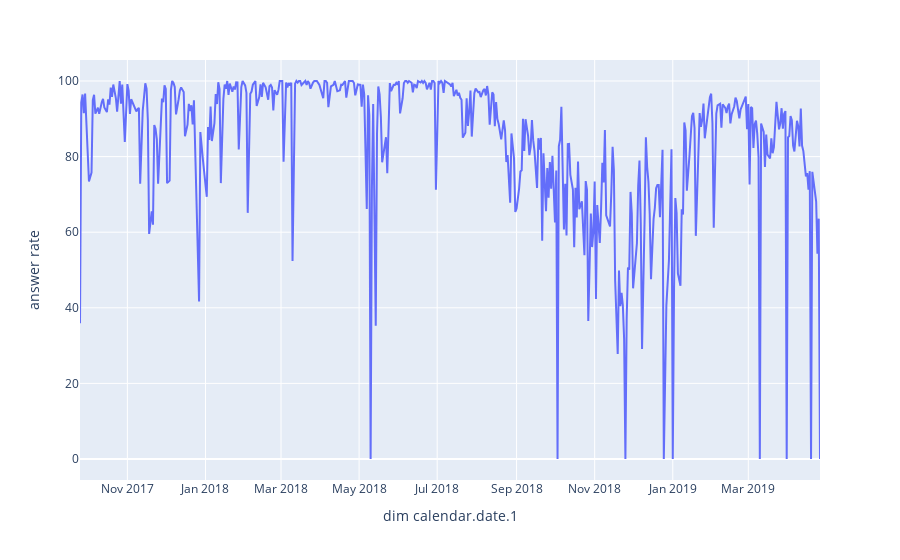

Notebook code for this chart:
### Code cell
fig = px.line(df_ans_rate, x ='dim calendar.date.1', y='answer rate')
fig.show()

### Figure 1 — Plotly figure (JSON) as saved in the notebook; plotly's stock layout.template omitted (floating-point values rounded to 4 significant figures; data arrays with more than 128 entries replaced by an {"elided": "..."} marker saying what was removed)
{"data": [{"hovertemplate": "dim calendar.date.1=%{x}<br>answer rate=%{y}<extra></extra>", "legendgroup": "", "line": {"color": "#636efa", "dash": "solid"}, "mode": "lines", "name": "", "orientation": "v", "showlegend": false, "type": "scatter", "x": {"elided": "486 str values"}, "xaxis": "x", "y": {"elided": "486 float values"}, "yaxis": "y"}], "layout": {"legend": {"tracegroupgap": 0}, "margin": {"t": 60}, "xaxis": {"anchor": "y", "domain": [0, 1], "title": {"text": "dim calendar.date.1"}}, "yaxis": {"anchor": "x", "domain": [0, 1], "title": {"text": "answer rate"}}}}
